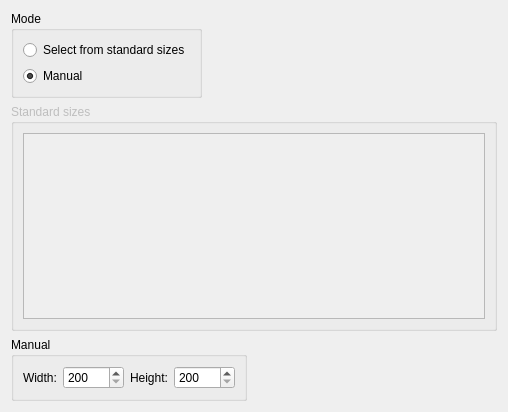
<?xml version="1.0" encoding="UTF-8"?>
<ui version="4.0">
 <class>WindowSizeEditWidget</class>
 <widget class="QWidget" name="WindowSizeEditWidget">
  <property name="geometry">
   <rect>
    <x>0</x>
    <y>0</y>
    <width>508</width>
    <height>412</height>
   </rect>
  </property>
  <property name="windowTitle">
   <string>Form</string>
  </property>
  <layout class="QVBoxLayout" name="verticalLayout_3">
   <item>
    <layout class="QHBoxLayout" name="horizontalLayout">
     <item>
      <widget class="QGroupBox" name="modeGroupBox">
       <property name="title">
        <string>Mode</string>
       </property>
       <layout class="QVBoxLayout" name="verticalLayout">
        <item>
         <widget class="QRadioButton" name="standardRadioButton">
          <property name="text">
           <string>Select from standard sizes</string>
          </property>
         </widget>
        </item>
        <item>
         <widget class="QRadioButton" name="manualRadioButton">
          <property name="text">
           <string>Manual</string>
          </property>
          <property name="checked">
           <bool>true</bool>
          </property>
         </widget>
        </item>
       </layout>
      </widget>
     </item>
     <item>
      <spacer name="horizontalSpacer">
       <property name="orientation">
        <enum>Qt::Horizontal</enum>
       </property>
       <property name="sizeHint" stdset="0">
        <size>
         <width>40</width>
         <height>20</height>
        </size>
       </property>
      </spacer>
     </item>
    </layout>
   </item>
   <item>
    <widget class="QGroupBox" name="standardGroupBox">
     <property name="enabled">
      <bool>false</bool>
     </property>
     <property name="title">
      <string>Standard sizes</string>
     </property>
     <layout class="QVBoxLayout" name="verticalLayout_2">
      <item>
       <widget class="QListWidget" name="standardListWidget">
        <property name="editTriggers">
         <set>QAbstractItemView::NoEditTriggers</set>
        </property>
       </widget>
      </item>
     </layout>
    </widget>
   </item>
   <item>
    <layout class="QHBoxLayout" name="horizontalLayout_3">
     <item>
      <widget class="QGroupBox" name="manualGroupBox">
       <property name="title">
        <string>Manual</string>
       </property>
       <layout class="QHBoxLayout" name="horizontalLayout_2">
        <item>
         <widget class="QLabel" name="widthLabel">
          <property name="text">
           <string>Width:</string>
          </property>
         </widget>
        </item>
        <item>
         <widget class="QSpinBox" name="widthSpinBox">
          <property name="minimum">
           <number>200</number>
          </property>
          <property name="maximum">
           <number>99999</number>
          </property>
         </widget>
        </item>
        <item>
         <widget class="QLabel" name="heightLabel">
          <property name="text">
           <string>Height:</string>
          </property>
         </widget>
        </item>
        <item>
         <widget class="QSpinBox" name="heightSpinBox">
          <property name="minimum">
           <number>200</number>
          </property>
          <property name="maximum">
           <number>99999</number>
          </property>
         </widget>
        </item>
       </layout>
      </widget>
     </item>
     <item>
      <spacer name="horizontalSpacer_2">
       <property name="orientation">
        <enum>Qt::Horizontal</enum>
       </property>
       <property name="sizeHint" stdset="0">
        <size>
         <width>65</width>
         <height>20</height>
        </size>
       </property>
      </spacer>
     </item>
    </layout>
   </item>
  </layout>
 </widget>
 <resources/>
 <connections>
  <connection>
   <sender>standardRadioButton</sender>
   <signal>toggled(bool)</signal>
   <receiver>standardGroupBox</receiver>
   <slot>setEnabled(bool)</slot>
   <hints>
    <hint type="sourcelabel">
     <x>67</x>
     <y>43</y>
    </hint>
    <hint type="destinationlabel">
     <x>70</x>
     <y>96</y>
    </hint>
   </hints>
  </connection>
  <connection>
   <sender>manualRadioButton</sender>
   <signal>toggled(bool)</signal>
   <receiver>manualGroupBox</receiver>
   <slot>setEnabled(bool)</slot>
   <hints>
    <hint type="sourcelabel">
     <x>28</x>
     <y>60</y>
    </hint>
    <hint type="destinationlabel">
     <x>56</x>
     <y>361</y>
    </hint>
   </hints>
  </connection>
 </connections>
</ui>
